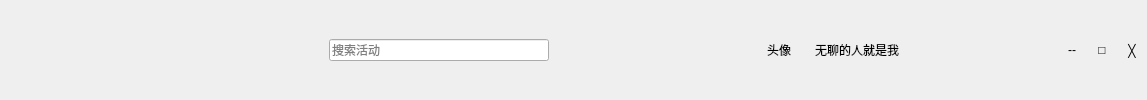
       <widget class="QWidget" name="widgetNav" native="true">
        <property name="minimumSize">
         <size>
          <width>0</width>
          <height>45</height>
         </size>
        </property>
        <layout class="QHBoxLayout" name="horizontalLayout">
         <property name="spacing">
          <number>0</number>
         </property>
         <property name="leftMargin">
          <number>10</number>
         </property>
         <property name="topMargin">
          <number>0</number>
         </property>
         <property name="rightMargin">
          <number>0</number>
         </property>
         <property name="bottomMargin">
          <number>0</number>
         </property>
         <item>
          <widget class="QLabel" name="label_logo">
           <property name="minimumSize">
            <size>
             <width>69</width>
             <height>30</height>
            </size>
           </property>
           <property name="maximumSize">
            <size>
             <width>69</width>
             <height>30</height>
            </size>
           </property>
           <property name="text">
            <string/>
           </property>
           <property name="pixmap">
            <pixmap resource="imagelogin.qrc">:/Login/C:/Users/ASUS/Pictures/Login/logo.png</pixmap>
           </property>
          </widget>
         </item>
         <item>
          <spacer name="horizontalSpacer_3">
           <property name="orientation">
            <enum>Qt::Horizontal</enum>
           </property>
           <property name="sizeType">
            <enum>QSizePolicy::Fixed</enum>
           </property>
           <property name="sizeHint" stdset="0">
            <size>
             <width>250</width>
             <height>20</height>
            </size>
           </property>
          </spacer>
         </item>
         <item>
          <widget class="LineEditSeacrh" name="lineEdit_search">
           <property name="minimumSize">
            <size>
             <width>220</width>
             <height>20</height>
            </size>
           </property>
           <property name="maximumSize">
            <size>
             <width>220</width>
             <height>16777215</height>
            </size>
           </property>
           <property name="placeholderText">
            <string>搜索活动</string>
           </property>
          </widget>
         </item>
         <item>
          <spacer name="horizontalSpacer_2">
           <property name="orientation">
            <enum>Qt::Horizontal</enum>
           </property>
           <property name="sizeHint" stdset="0">
            <size>
             <width>218</width>
             <height>20</height>
            </size>
           </property>
          </spacer>
         </item>
         <item>
          <widget class="QLabel" name="label_small_menu_head">
           <property name="minimumSize">
            <size>
             <width>40</width>
             <height>40</height>
            </size>
           </property>
           <property name="maximumSize">
            <size>
             <width>40</width>
             <height>40</height>
            </size>
           </property>
           <property name="text">
            <string>头像</string>
           </property>
          </widget>
         </item>
         <item>
          <widget class="QToolButton" name="toolButtonUserSet">
           <property name="minimumSize">
            <size>
             <width>100</width>
             <height>25</height>
            </size>
           </property>
           <property name="maximumSize">
            <size>
             <width>100</width>
             <height>25</height>
            </size>
           </property>
           <property name="text">
            <string>无聊的人就是我</string>
           </property>
           <property name="autoRaise">
            <bool>true</bool>
           </property>
          </widget>
         </item>
         <item>
          <spacer name="horizontalSpacer">
           <property name="orientation">
            <enum>Qt::Horizontal</enum>
           </property>
           <property name="sizeType">
            <enum>QSizePolicy::Fixed</enum>
           </property>
           <property name="sizeHint" stdset="0">
            <size>
             <width>150</width>
             <height>20</height>
            </size>
           </property>
          </spacer>
         </item>
         <item>
          <widget class="QToolButton" name="toolButtonMin">
           <property name="minimumSize">
            <size>
             <width>30</width>
             <height>30</height>
            </size>
           </property>
           <property name="maximumSize">
            <size>
             <width>30</width>
             <height>30</height>
            </size>
           </property>
           <property name="text">
            <string>--</string>
           </property>
           <property name="autoRaise">
            <bool>true</bool>
           </property>
          </widget>
         </item>
         <item>
          <widget class="QToolButton" name="toolButtonMax">
           <property name="minimumSize">
            <size>
             <width>30</width>
             <height>30</height>
            </size>
           </property>
           <property name="maximumSize">
            <size>
             <width>30</width>
             <height>30</height>
            </size>
           </property>
           <property name="font">
            <font>
             <weight>50</weight>
             <bold>false</bold>
            </font>
           </property>
           <property name="text">
            <string>□</string>
           </property>
           <property name="checkable">
            <bool>false</bool>
           </property>
           <property name="autoRaise">
            <bool>true</bool>
           </property>
          </widget>
         </item>
         <item>
          <widget class="QToolButton" name="toolButtonClose">
           <property name="minimumSize">
            <size>
             <width>30</width>
             <height>30</height>
            </size>
           </property>
           <property name="maximumSize">
            <size>
             <width>30</width>
             <height>30</height>
            </size>
           </property>
           <property name="font">
            <font>
             <weight>75</weight>
             <bold>true</bold>
            </font>
           </property>
           <property name="text">
            <string>╳</string>
           </property>
           <property name="autoRaise">
            <bool>true</bool>
           </property>
          </widget>
         </item>
        </layout>
        <zorder>lineEdit_search</zorder>
        <zorder>label_small_menu_head</zorder>
        <zorder>toolButtonMin</zorder>
        <zorder>toolButtonMax</zorder>
        <zorder>toolButtonClose</zorder>
        <zorder>toolButtonUserSet</zorder>
        <zorder>label_logo</zorder>
       </widget>
